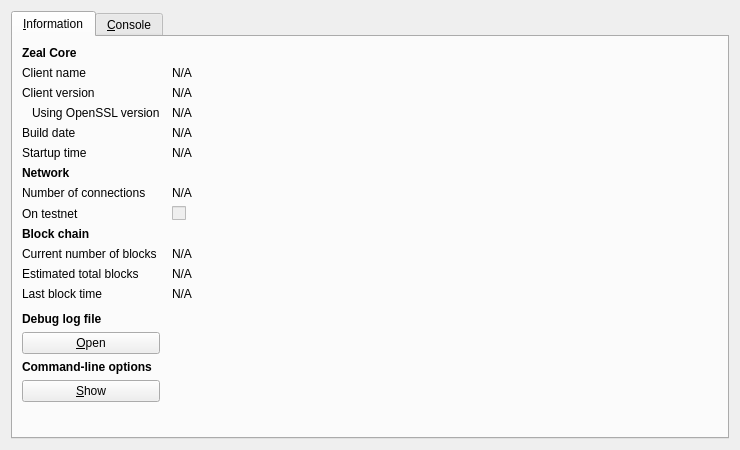
<?xml version="1.0" encoding="UTF-8"?>
<ui version="4.0">
 <class>RPCConsole</class>
 <widget class="QDialog" name="RPCConsole">
  <property name="geometry">
   <rect>
    <x>0</x>
    <y>0</y>
    <width>740</width>
    <height>450</height>
   </rect>
  </property>
  <property name="windowTitle">
   <string>Zeal - Debug window</string>
  </property>
  <layout class="QVBoxLayout" name="verticalLayout_2">
   <item>
    <widget class="QTabWidget" name="tabWidget">
     <property name="currentIndex">
      <number>0</number>
     </property>
     <widget class="QWidget" name="tab_info">
      <attribute name="title">
       <string>&amp;Information</string>
      </attribute>
      <layout class="QGridLayout" name="gridLayout" columnstretch="0,1">
       <property name="horizontalSpacing">
        <number>12</number>
       </property>
       <item row="0" column="0">
        <widget class="QLabel" name="label_9">
         <property name="font">
          <font>
           <weight>75</weight>
           <bold>true</bold>
          </font>
         </property>
         <property name="text">
          <string>Zeal Core</string>
         </property>
        </widget>
       </item>
       <item row="1" column="0">
        <widget class="QLabel" name="label_5">
         <property name="text">
          <string>Client name</string>
         </property>
        </widget>
       </item>
       <item row="1" column="1">
        <widget class="QLabel" name="clientName">
         <property name="cursor">
          <cursorShape>IBeamCursor</cursorShape>
         </property>
         <property name="text">
          <string>N/A</string>
         </property>
         <property name="textFormat">
          <enum>Qt::PlainText</enum>
         </property>
         <property name="textInteractionFlags">
          <set>Qt::LinksAccessibleByMouse|Qt::TextSelectableByKeyboard|Qt::TextSelectableByMouse</set>
         </property>
        </widget>
       </item>
       <item row="2" column="0">
        <widget class="QLabel" name="label_6">
         <property name="text">
          <string>Client version</string>
         </property>
        </widget>
       </item>
       <item row="2" column="1">
        <widget class="QLabel" name="clientVersion">
         <property name="cursor">
          <cursorShape>IBeamCursor</cursorShape>
         </property>
         <property name="text">
          <string>N/A</string>
         </property>
         <property name="textFormat">
          <enum>Qt::PlainText</enum>
         </property>
         <property name="textInteractionFlags">
          <set>Qt::LinksAccessibleByMouse|Qt::TextSelectableByKeyboard|Qt::TextSelectableByMouse</set>
         </property>
        </widget>
       </item>
       <item row="3" column="0">
        <widget class="QLabel" name="label_14">
         <property name="text">
          <string>Using OpenSSL version</string>
         </property>
         <property name="indent">
          <number>10</number>
         </property>
        </widget>
       </item>
       <item row="3" column="1">
        <widget class="QLabel" name="openSSLVersion">
         <property name="cursor">
          <cursorShape>IBeamCursor</cursorShape>
         </property>
         <property name="text">
          <string>N/A</string>
         </property>
         <property name="textFormat">
          <enum>Qt::PlainText</enum>
         </property>
         <property name="textInteractionFlags">
          <set>Qt::LinksAccessibleByMouse|Qt::TextSelectableByKeyboard|Qt::TextSelectableByMouse</set>
         </property>
        </widget>
       </item>
       <item row="4" column="0">
        <widget class="QLabel" name="label_12">
         <property name="text">
          <string>Build date</string>
         </property>
        </widget>
       </item>
       <item row="4" column="1">
        <widget class="QLabel" name="buildDate">
         <property name="cursor">
          <cursorShape>IBeamCursor</cursorShape>
         </property>
         <property name="text">
          <string>N/A</string>
         </property>
         <property name="textFormat">
          <enum>Qt::PlainText</enum>
         </property>
         <property name="textInteractionFlags">
          <set>Qt::LinksAccessibleByMouse|Qt::TextSelectableByKeyboard|Qt::TextSelectableByMouse</set>
         </property>
        </widget>
       </item>
       <item row="5" column="0">
        <widget class="QLabel" name="label_13">
         <property name="text">
          <string>Startup time</string>
         </property>
        </widget>
       </item>
       <item row="5" column="1">
        <widget class="QLabel" name="startupTime">
         <property name="cursor">
          <cursorShape>IBeamCursor</cursorShape>
         </property>
         <property name="text">
          <string>N/A</string>
         </property>
         <property name="textFormat">
          <enum>Qt::PlainText</enum>
         </property>
         <property name="textInteractionFlags">
          <set>Qt::LinksAccessibleByMouse|Qt::TextSelectableByKeyboard|Qt::TextSelectableByMouse</set>
         </property>
        </widget>
       </item>
       <item row="6" column="0">
        <widget class="QLabel" name="label_11">
         <property name="font">
          <font>
           <weight>75</weight>
           <bold>true</bold>
          </font>
         </property>
         <property name="text">
          <string>Network</string>
         </property>
        </widget>
       </item>
       <item row="7" column="0">
        <widget class="QLabel" name="label_7">
         <property name="text">
          <string>Number of connections</string>
         </property>
        </widget>
       </item>
       <item row="7" column="1">
        <widget class="QLabel" name="numberOfConnections">
         <property name="cursor">
          <cursorShape>IBeamCursor</cursorShape>
         </property>
         <property name="text">
          <string>N/A</string>
         </property>
         <property name="textFormat">
          <enum>Qt::PlainText</enum>
         </property>
         <property name="textInteractionFlags">
          <set>Qt::LinksAccessibleByMouse|Qt::TextSelectableByKeyboard|Qt::TextSelectableByMouse</set>
         </property>
        </widget>
       </item>
       <item row="8" column="0">
        <widget class="QLabel" name="label_8">
         <property name="text">
          <string>On testnet</string>
         </property>
        </widget>
       </item>
       <item row="8" column="1">
        <widget class="QCheckBox" name="isTestNet">
         <property name="enabled">
          <bool>false</bool>
         </property>
         <property name="text">
          <string/>
         </property>
        </widget>
       </item>
       <item row="9" column="0">
        <widget class="QLabel" name="label_10">
         <property name="font">
          <font>
           <weight>75</weight>
           <bold>true</bold>
          </font>
         </property>
         <property name="text">
          <string>Block chain</string>
         </property>
        </widget>
       </item>
       <item row="10" column="0">
        <widget class="QLabel" name="label_3">
         <property name="text">
          <string>Current number of blocks</string>
         </property>
        </widget>
       </item>
       <item row="10" column="1">
        <widget class="QLabel" name="numberOfBlocks">
         <property name="cursor">
          <cursorShape>IBeamCursor</cursorShape>
         </property>
         <property name="text">
          <string>N/A</string>
         </property>
         <property name="textFormat">
          <enum>Qt::PlainText</enum>
         </property>
         <property name="textInteractionFlags">
          <set>Qt::LinksAccessibleByMouse|Qt::TextSelectableByKeyboard|Qt::TextSelectableByMouse</set>
         </property>
        </widget>
       </item>
       <item row="11" column="0">
        <widget class="QLabel" name="label_4">
         <property name="text">
          <string>Estimated total blocks</string>
         </property>
        </widget>
       </item>
       <item row="11" column="1">
        <widget class="QLabel" name="totalBlocks">
         <property name="cursor">
          <cursorShape>IBeamCursor</cursorShape>
         </property>
         <property name="text">
          <string>N/A</string>
         </property>
         <property name="textFormat">
          <enum>Qt::PlainText</enum>
         </property>
         <property name="textInteractionFlags">
          <set>Qt::LinksAccessibleByMouse|Qt::TextSelectableByKeyboard|Qt::TextSelectableByMouse</set>
         </property>
        </widget>
       </item>
       <item row="12" column="0">
        <widget class="QLabel" name="label_2">
         <property name="text">
          <string>Last block time</string>
         </property>
        </widget>
       </item>
       <item row="12" column="1">
        <widget class="QLabel" name="lastBlockTime">
         <property name="cursor">
          <cursorShape>IBeamCursor</cursorShape>
         </property>
         <property name="text">
          <string>N/A</string>
         </property>
         <property name="textFormat">
          <enum>Qt::PlainText</enum>
         </property>
         <property name="textInteractionFlags">
          <set>Qt::LinksAccessibleByMouse|Qt::TextSelectableByKeyboard|Qt::TextSelectableByMouse</set>
         </property>
        </widget>
       </item>
       <item row="13" column="0">
        <spacer name="verticalSpacer_2">
         <property name="orientation">
          <enum>Qt::Vertical</enum>
         </property>
         <property name="sizeHint" stdset="0">
          <size>
           <width>20</width>
           <height>20</height>
          </size>
         </property>
        </spacer>
       </item>
       <item row="14" column="0">
        <widget class="QLabel" name="labelDebugLogfile">
         <property name="font">
          <font>
           <weight>75</weight>
           <bold>true</bold>
          </font>
         </property>
         <property name="text">
          <string>Debug log file</string>
         </property>
        </widget>
       </item>
       <item row="15" column="0">
        <widget class="QPushButton" name="openDebugLogfileButton">
         <property name="toolTip">
          <string>Open the Zeal debug log file from the current data directory. This can take a few seconds for large log files.</string>
         </property>
         <property name="text">
          <string>&amp;Open</string>
         </property>
         <property name="autoDefault">
          <bool>false</bool>
         </property>
        </widget>
       </item>
       <item row="16" column="0">
        <widget class="QLabel" name="labelCLOptions">
         <property name="font">
          <font>
           <weight>75</weight>
           <bold>true</bold>
          </font>
         </property>
         <property name="text">
          <string>Command-line options</string>
         </property>
        </widget>
       </item>
       <item row="17" column="0">
        <widget class="QPushButton" name="showCLOptionsButton">
         <property name="toolTip">
          <string>Show the Zeal-Qt help message to get a list with possible Zeal command-line options.</string>
         </property>
         <property name="text">
          <string>&amp;Show</string>
         </property>
         <property name="autoDefault">
          <bool>false</bool>
         </property>
        </widget>
       </item>
       <item row="18" column="0">
        <spacer name="verticalSpacer">
         <property name="orientation">
          <enum>Qt::Vertical</enum>
         </property>
         <property name="sizeHint" stdset="0">
          <size>
           <width>20</width>
           <height>40</height>
          </size>
         </property>
        </spacer>
       </item>
      </layout>
     </widget>
     <widget class="QWidget" name="tab_console">
      <attribute name="title">
       <string>&amp;Console</string>
      </attribute>
      <layout class="QVBoxLayout" name="verticalLayout_3">
       <property name="spacing">
        <number>3</number>
       </property>
       <item>
        <widget class="QTextEdit" name="messagesWidget">
         <property name="minimumSize">
          <size>
           <width>0</width>
           <height>100</height>
          </size>
         </property>
         <property name="readOnly">
          <bool>true</bool>
         </property>
         <property name="tabKeyNavigation" stdset="0">
          <bool>false</bool>
         </property>
         <property name="columnCount" stdset="0">
          <number>2</number>
         </property>
        </widget>
       </item>
       <item>
        <layout class="QHBoxLayout" name="horizontalLayout">
         <property name="spacing">
          <number>3</number>
         </property>
         <item>
          <widget class="QLabel" name="label">
           <property name="text">
            <string notr="true">&gt;</string>
           </property>
          </widget>
         </item>
         <item>
          <widget class="QLineEdit" name="lineEdit"/>
         </item>
         <item>
          <widget class="QPushButton" name="clearButton">
           <property name="maximumSize">
            <size>
             <width>24</width>
             <height>24</height>
            </size>
           </property>
           <property name="toolTip">
            <string>Clear console</string>
           </property>
           <property name="text">
            <string/>
           </property>
           <property name="icon">
            <iconset resource="../bitcoin.qrc">
             <normaloff>:/icons/remove</normaloff>:/icons/remove</iconset>
           </property>
           <property name="shortcut">
            <string notr="true">Ctrl+L</string>
           </property>
           <property name="autoDefault">
            <bool>false</bool>
           </property>
          </widget>
         </item>
        </layout>
       </item>
      </layout>
     </widget>
    </widget>
   </item>
  </layout>
 </widget>
 <resources>
  <include location="../bitcoin.qrc"/>
 </resources>
 <connections/>
</ui>
